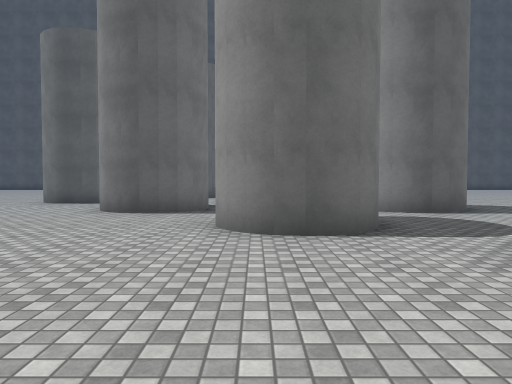
[1] (above)

24 first-person views from a walk through a scene from a Unity 3-D project. The camera is 1.4 m above the floor, tilts 2° down and sees 70° across. The floor is counted in squares, 2 m on a side. Each view is taken from the middle of a square. On the plan, view 1 faces up. The plan holds only what a view shows up to about 11 squares ahead; the rest is blank. The place goes on beyond the plan. Surface patterns are stand-ins for the level's own textures.

[2]
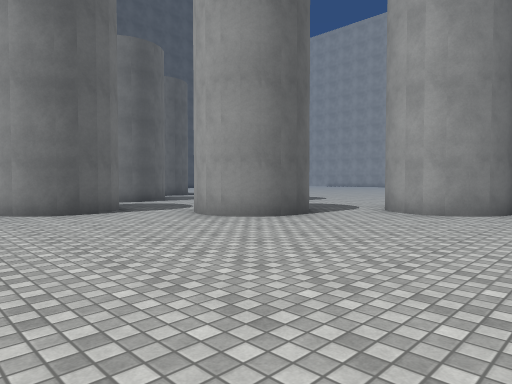

[3]
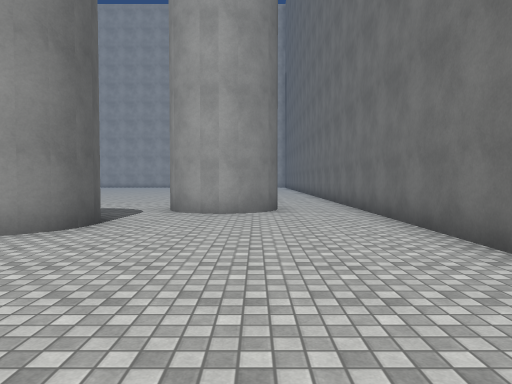

[4]
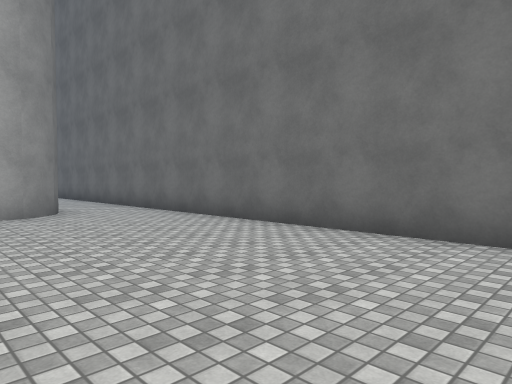

[5]
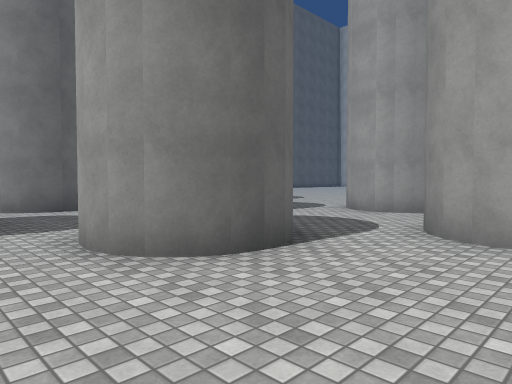

[6]
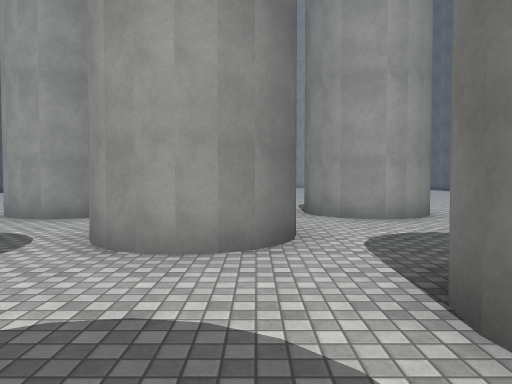

[7]
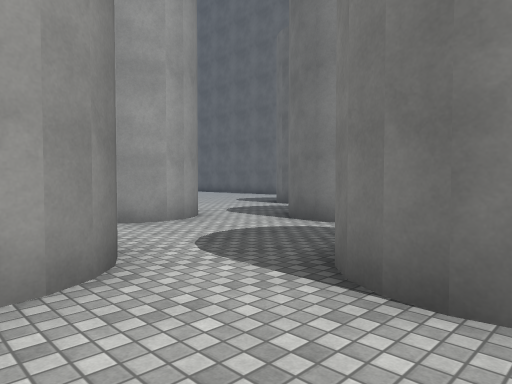

[8]
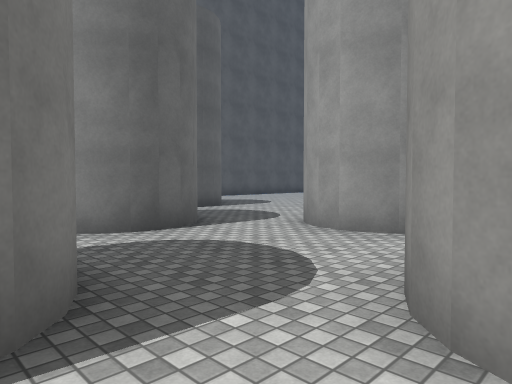

[9]
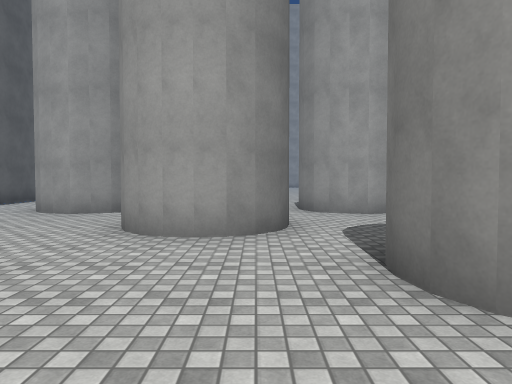

[10]
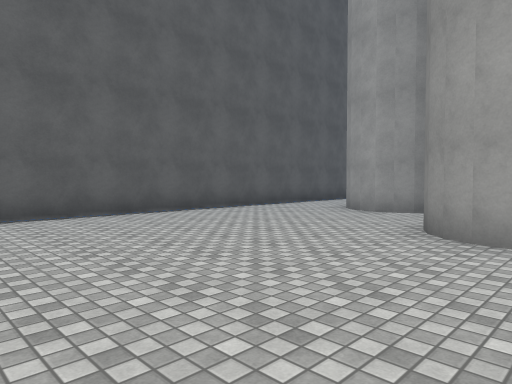

[11]
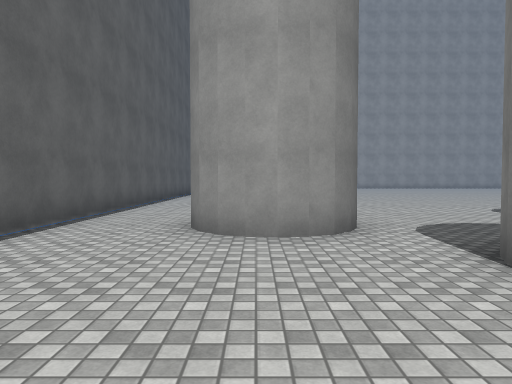

[12]
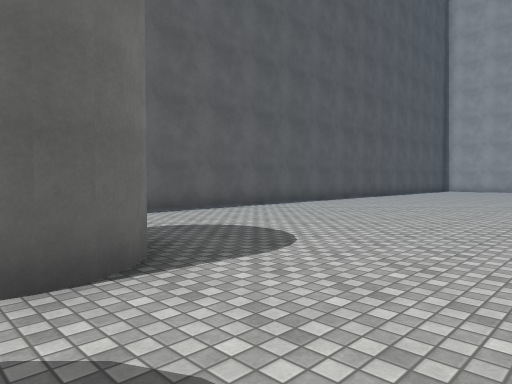

[13]
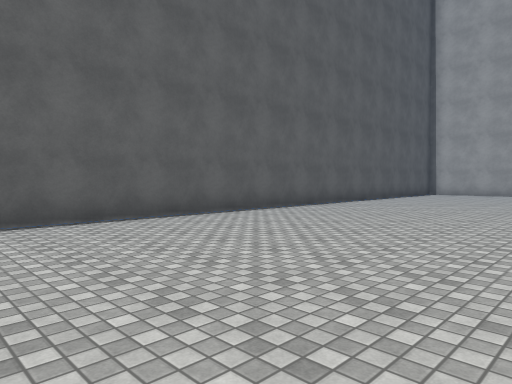

[14]
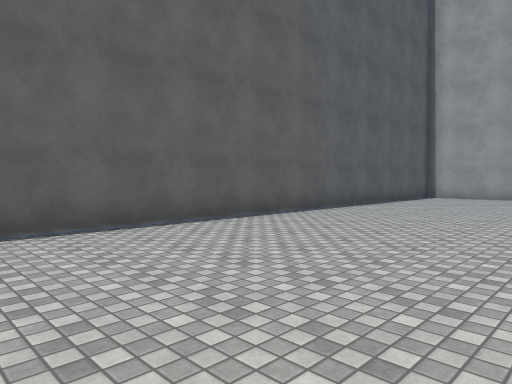

[15]
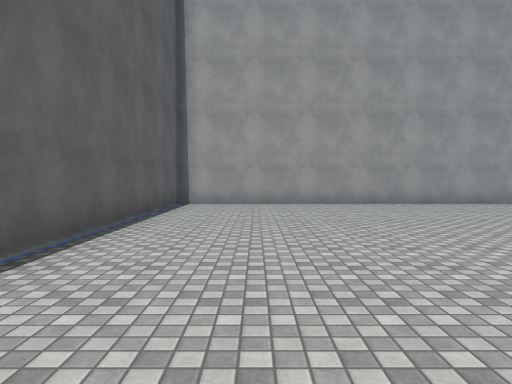

[16]
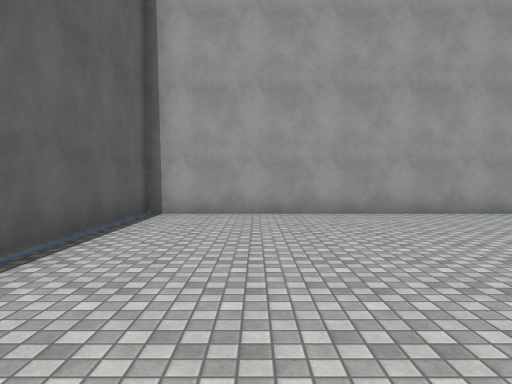

[17]
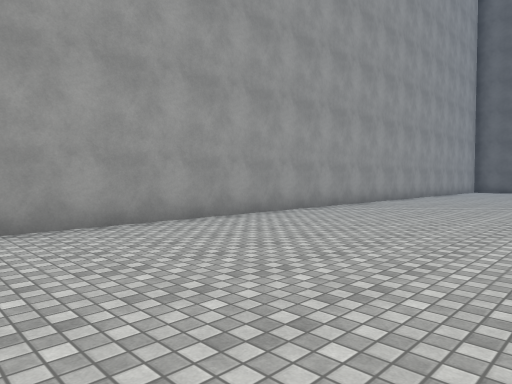

[18]
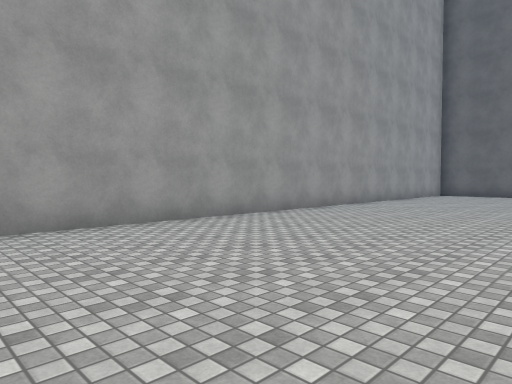

[19]
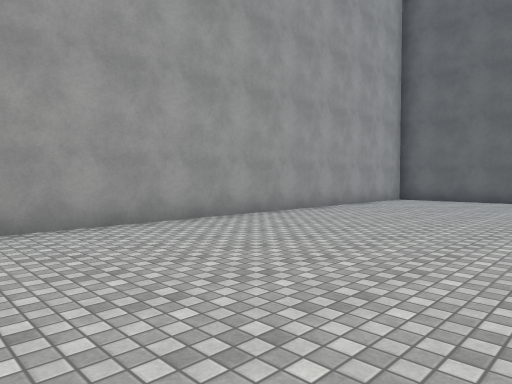

[20]
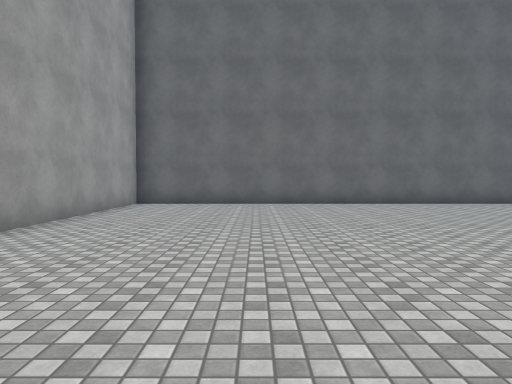

[21]
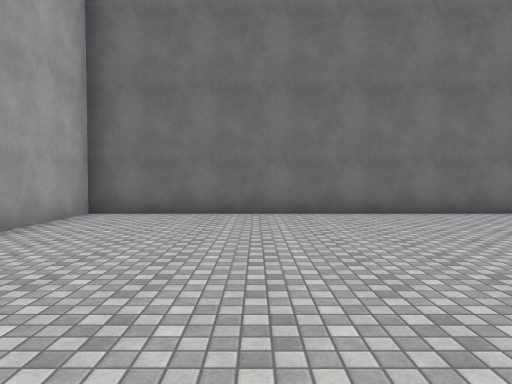

[22]
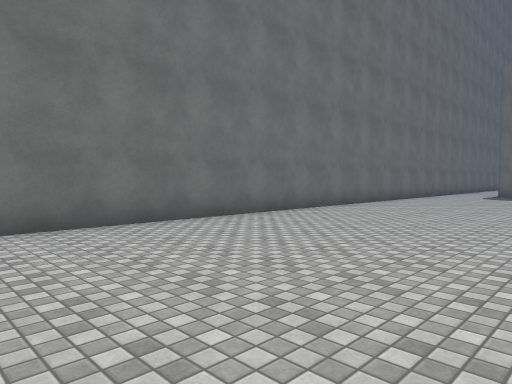

[23]
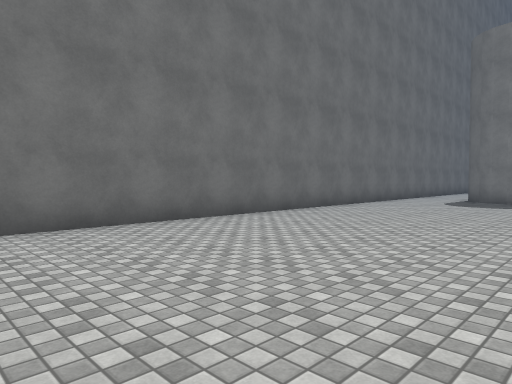

[24]
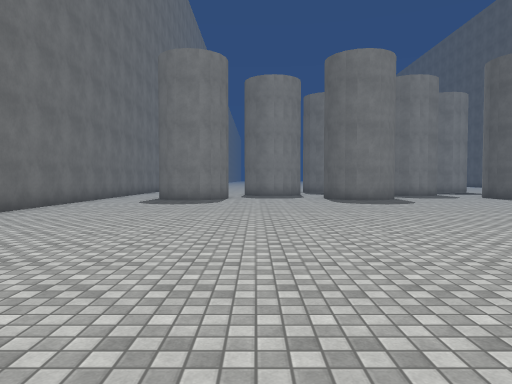

### Floor plan
Key: @ floor where view 1 was taken; # wall or solid block; . floor.
Columns run from 5 left of view 1 to 26 right of it. Each row starts with its distance up from view 1.
 25  ###############################
 24  ..............................#
 23  ..............................#
 22  ..............................#
 21  .......# .....................#
 20 ........##.....................#
 19 ......................  .......#
 18 .....##..........        ......#
 17 .....##........           .....#
 16  ..............          ......#
 15   ##....##  ...          ......#
 14   ##....#    ..          ......#
 13  ......                  ......#
 12  ....#     ..            ......#
 11 #....##... ....          ......#
 10 ................         ......#
  9 ..##....##........       ......#
  8 ..##....##.........      ......#
  7 .....................    ......#
  6 .....##...............  .......#
  5 .....##........................#
  4 ...............................#
  3 ........##.....................#
  2 ........##.....................#
  1 ...............................#
  0 .....@.........................#
 -1  ###############################

Positions as (right, up) in squares from view 1, and headings:
1: (0, 0), facing up
2: (-5, 0), facing up-right
3: (-5, 2), facing right
4: (-5, 4), facing down-right
5: (-5, 5), facing up-right
6: (-4, 11), facing right
7: (-3, 12), facing down-right
8: (-2, 12), facing up-right
9: (-5, 17), facing right
10: (-5, 17), facing up-right
11: (-2, 21), facing right
12: (3, 17), facing up-right
13: (8, 18), facing up-right
14: (11, 19), facing up-right
15: (15, 22), facing right
16: (18, 22), facing right
17: (20, 21), facing down-right
18: (20, 16), facing down-right
19: (20, 12), facing down-right
20: (22, 10), facing down
21: (22, 7), facing down
22: (21, 5), facing down-left
23: (17, 5), facing down-left
24: (17, 5), facing left
